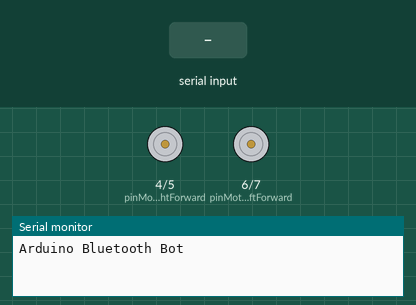
Recording of a sketch running on a simulated Arduino Mega 2560, built with avr-gcc and run on an emulated ATmega2560. Parts: motor-driver pin pairs drawn as motors (green arrow = first pin HIGH = forward, orange = second pin HIGH = backward, longer = more drive), the last lines printed to the serial monitor. The inputs (shaded band) are chosen by the test bench.

Above: at 1.2 s.
1.3 s: "W\n" received over the second serial link
At 2.4 s:
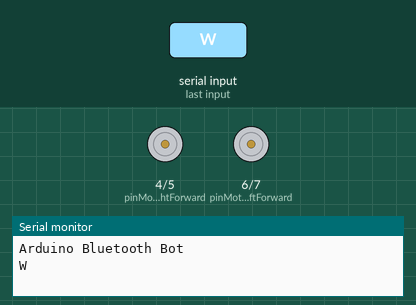
2.9 s: "S\n" received over the second serial link
At 3.6 s:
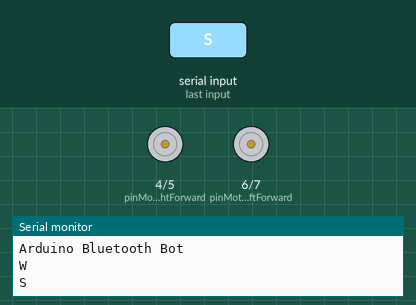
4.5 s: "A\n" received over the second serial link
At 4.9 s:
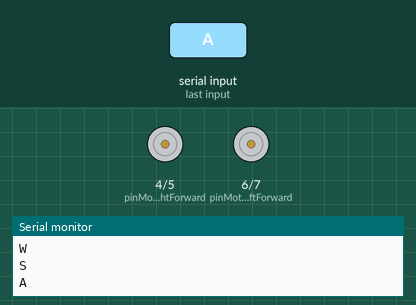
6.1 s: "D\n" received over the second serial link
At 7.2 s:
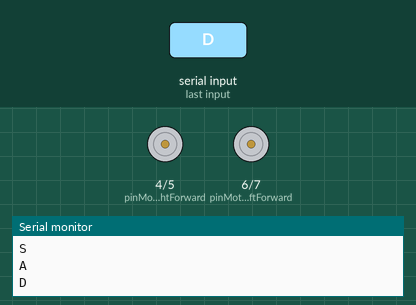
Timing chart, 0 to 8.7 s (numbered marks = the images above; inputs shaded):
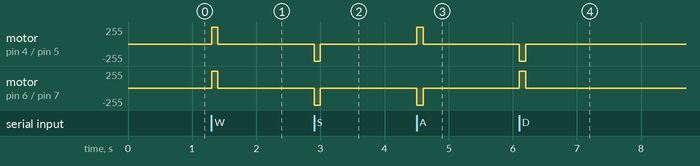

Measured:
- after the input at 1.3 s, motor on pin 4 (pinMotorRightForward) / pin 5 (pinMotorRightReverse), motor on pin 6 (pinMotorLeftForward) / pin 7 (pinMotorLeftReverse): stopped → forward 255/255 at once, → stopped 0.10 s later
- after the input at 2.9 s, motor on pin 4 (pinMotorRightForward) / pin 5 (pinMotorRightReverse), motor on pin 6 (pinMotorLeftForward) / pin 7 (pinMotorLeftReverse): stopped → backward 255/255 at once, → stopped 0.10 s later
- after the input at 4.5 s, motor on pin 4 (pinMotorRightForward) / pin 5 (pinMotorRightReverse): stopped → forward 255/255 at once, → stopped 0.10 s later; motor on pin 6 (pinMotorLeftForward) / pin 7 (pinMotorLeftReverse): stopped → backward 255/255 at once, → stopped 0.10 s later
- after the input at 6.1 s, motor on pin 4 (pinMotorRightForward) / pin 5 (pinMotorRightReverse): stopped → backward 255/255 at once, → stopped 0.10 s later; motor on pin 6 (pinMotorLeftForward) / pin 7 (pinMotorLeftReverse): stopped → forward 255/255 at once, → stopped 0.10 s later

The sketch:

Arduino.ino
```cpp
/*
 * Maker: Harsha Alva
 * Chassis: The Node Bot
 * Board: Arduino Mega 2560
 * Bluetooth Module: HC-05
 * Profile: Serial Port (SPP)
 */

const int pinMotorRightForward = 4;
const int pinMotorRightReverse = 5;
const int pinMotorLeftForward = 6;
const int pinMotorLeftReverse = 7;


void setup() {
  Serial.begin(9600);       // Log output
  Serial1.begin(9600);      // HC-05 Bluetooth SPP
  Serial1.setTimeout(100);  // Wait only for 100 ms for complete message to arrive

  pinMode(pinMotorRightForward, OUTPUT);
  pinMode(pinMotorRightReverse, OUTPUT);
  pinMode(pinMotorLeftForward, OUTPUT);
  pinMode(pinMotorLeftReverse, OUTPUT);

  Serial.println("Arduino Bluetooth Bot");
}

void loop() {
  int state = 'B';  // Brake by default

  String line = Serial1.readStringUntil('\n');
  state = line.charAt(0);

  if (line.length() > 0) {
    Serial.println(char(state));
  }

  switch (state) {
    case 'W':
      moveForward();
      break;
    case 'S':
      moveReverse();
      break;
    case 'A':
      moveLeft();
      break;
    case 'D':
      moveRight();
      break;
    default:
      stopMove();
      break;
  }
}

void moveForward() {
  digitalWrite(pinMotorRightForward, HIGH);
  digitalWrite(pinMotorLeftForward, HIGH);
}

void moveReverse() {
  digitalWrite(pinMotorRightReverse, HIGH);
  digitalWrite(pinMotorLeftReverse, HIGH);
}

void moveRight() {
  digitalWrite(pinMotorRightReverse, HIGH);
  digitalWrite(pinMotorLeftForward, HIGH);
}

void moveLeft() {
  digitalWrite(pinMotorRightForward, HIGH);
  digitalWrite(pinMotorLeftReverse, HIGH);
}

void stopMove() {
  digitalWrite(pinMotorRightForward, LOW);
  digitalWrite(pinMotorRightReverse, LOW);
  digitalWrite(pinMotorLeftForward, LOW);
  digitalWrite(pinMotorLeftReverse, LOW);
}
```
